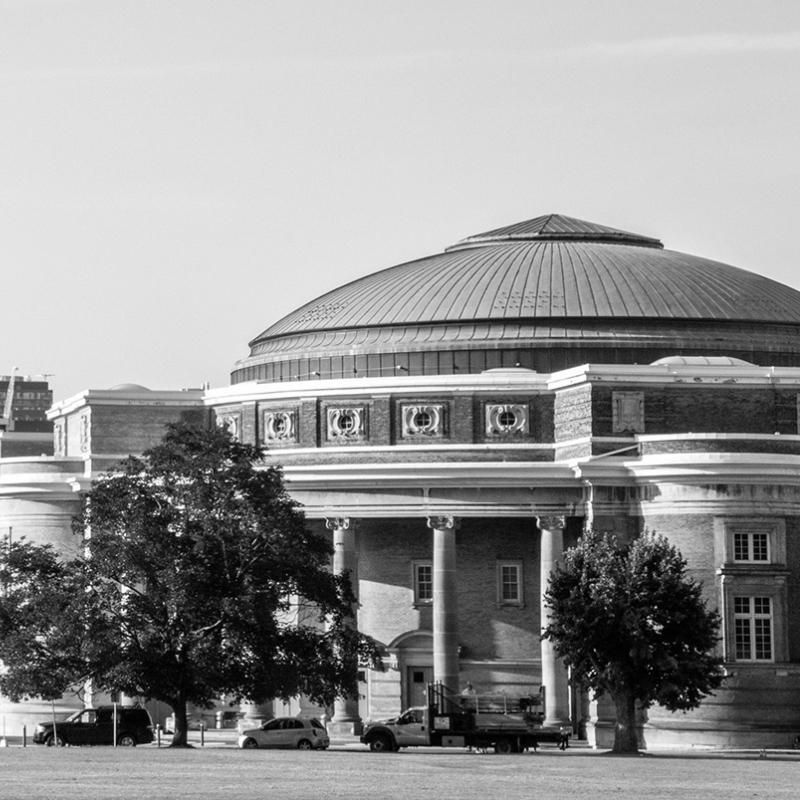
#> input picture A1/Soln/gray.jpg, 800 x 800 px
$ python A1_solutions.py
#> lines starting #> are read from the running program, lines starting #| are printed output that depends on the picture; after the words box and inside, x2 and y2 are one past the last pixel; in counts of white or black regions, pixels touching at a corner belong together
### A1/Soln/question_4.py
from typing import Tuple

import numpy as np
from PIL import Image


# ================== Helpers ==================
# [27 lines left out: functions load_image, save_image, not called in this run]


# ==================== Question 4 ====================
def zero_pad(img: np.ndarray, height: int, width: int) -> np.ndarray:
    """
    Zero pads an image with specified width and height

    :param img: the image to zero pad
    :param height: the height for the padding
    :param width: the width for the padding
    :return: the zero-padded image
    """
    if img.ndim == 3:
        img_h, img_w, num_channel = img.shape
        out_img = np.zeros((img_h + 2 * height, img_w + 2 * width, 3))
        out_img[height:img_h + height, width:img_w + width, :] = img
    else:
        img_h, img_w = img.shape
        out_img = np.zeros((img_h + 2 * height, img_w + 2 * width))
        out_img[height:img_h + height, width:img_w + width] = img
    return out_img


def my_correlation(img: np.ndarray, h: np.ndarray, mode: str) -> np.ndarray:
    """
    My implementation of the Correlation operator.

    Assumptions:
    filter h has odd number of rows and columns

    :param img: an np array that represents the input grayscale image
    :param h: an np array that represents a filter
    :param mode: the mode. Possible values are 'valid', 'same' or 'full'
    :return: the output image produced according to the mode
    """
    if mode not in ["valid", "same", "full"]:
        raise Exception("mode should have value of 'valid', 'same' or 'full'.")
    if img.ndim < 2 or img.ndim > 3:
        raise Exception("image dimension must be 2 or 3")

    h_h, h_w = h.shape
    half_h_h, half_h_w = h_h // 2, h_w // 2

    # Figure out the zero padding sizes according to mode
    if mode == "valid":
        padded_image = zero_pad(img, 0, 0)
        row_range = img.shape[0] - half_h_w * 2
        col_range = img.shape[1] - half_h_h * 2
    elif mode == "same":
        padded_image = zero_pad(img, half_h_h, half_h_w)
        row_range = img.shape[0]
        col_range = img.shape[1]
    else:  # full
        padded_image = zero_pad(img, h_h, h_w)
        row_range = padded_image.shape[0] - half_h_w * 2
        col_range = padded_image.shape[1] - half_h_h * 2

    if img.ndim == 2:
        out_img = np.zeros((row_range, col_range))
    else:  # 3 dimension
        out_img = np.zeros((row_range, col_range, 3))

    if img.ndim == 2:
        for i in range(0, row_range):
            for j in range(0, col_range):
                res = np.sum(padded_image[i: i + h_h,
                             j: j + h_w] * h)
                out_img[i][j] = res
    elif img.ndim == 3:
        for i in range(0, row_range):
            for j in range(0, col_range):
                for k in range(img.shape[2]):
                    res = np.sum(padded_image[i: i + h_h,
                                 j: j + h_w, k] * h)
                    out_img[i][j][k] = res

    return out_img


def my_convolution(img: np.ndarray, h: np.ndarray, mode: str) -> np.ndarray:
    """
    My implementation of the Convolution operator.

    Assumptions:
    filter h has odd number of rows and columns

    :param img: an np array that represents the input grayscale image
    :param h: an np array that represents a filter
    :param mode: the mode. Possible values are 'valid', 'same' or 'full'
    :return: the output image produced according to the mode
    """
    h = np.flip(h)
    return my_correlation(img, h, mode)


def my_portrait_mode(img: np.ndarray,
                     top_left: Tuple[int, int],
                     bottom_right: Tuple[int, int]) -> np.ndarray:
    """
    My implementation of the Portrait mode.

    Assumptions:
    filter h has odd number of rows and columns

    :param img: an np array that represents the input grayscale image
    :param top_left: top left coordinates of the focus rectangle
    :param bottom_right: bottom right coordinates of the focus rectangle
    :return: the output image produced by the portrait mode
    """
    orig_crop = img[top_left[0]: bottom_right[0], top_left[1]: bottom_right[1]]
    # a 3 * 3 filter was too weak. The effect was not obvious
    # blur_filter = 1 / 9 * np.ones((3, 3))
    blur_filter = 1 / 25 * np.ones((5, 5))
    out_img = my_convolution(img, blur_filter, "same")
    out_img[top_left[0]: bottom_right[0], top_left[1]: bottom_right[1]] = \
        orig_crop
    return out_img


# [43 lines that do not run on import are left out]

### A1/Soln/A1_solutions.py
from PIL import Image

from question_4 import *
from question_5 import *
from question_6 import *


def load_image(src_path: str) -> np.ndarray:
    """
    Loads a grayscale image from the src path into a np array.

    :param src_path: the path for the source image
    :return: the converted np array for the image
    """
    img = Image.open(src_path)
    return np.asarray(img, dtype="float32")


def save_image(np_data: np.ndarray, target_path: str) -> None:
    """
    Saves the np img to a file to the target path as a grayscale image.

    :param np_data: the np img
    :param target_path: the target file path
    :return: None
    """
    if np_data.ndim == 2:
        img = Image.fromarray(
            np.asarray(np.clip(np_data, 0, 255), dtype="uint8"), "L")
    elif np_data.ndim == 3:
        img = Image.fromarray(np_data.astype(np.uint8))
    else:
        raise Exception("np_data must be either 2 or 3 dimensional")

    img.save(target_path)


# ================== QUESTIONS ==================
def question_4() -> None:
    # print("{0} Question 4 {0}".format("=" * 20))
    # sharpen_filter = np.asarray([[0, 0, 0], [0, 2, 0], [0, 0, 0]]) - \
    #                  1 / 9 * np.ones((3, 3))
    # print(sharpen_filter)
    # for mode in ["valid", "same", "full"]:
    #     print("{0} {1} {0}".format("=" * 10, mode))
    #
    #     print("processing correlation")
    #     correlation_out_data = my_correlation(gray_img, sharpen_filter, mode)
    #     save_image(correlation_out_data,
    #                "out/4_correlation_{}.jpg".format(mode))
    #
    #     print("processing convolution")
    #     convolution_out_data = my_convolution(gray_img, sharpen_filter, mode)
    #     save_image(convolution_out_data,
    #                "out/4_convolution_{}.jpg".format(mode))
    q4c_out = my_portrait_mode(q4c_img, (125, 125), (300, 270))
    save_image(q4c_out, "out/4_c_out.jpg")


# [44 lines left out: functions question_5, question_6, not called in this run]


if __name__ == '__main__':
    gray_img = load_image("./gray.jpg")
#> in load_image, img is the input picture: PIL image 800x800 L; min 0, max 255, mean 149.1
    color_img = load_image("./color.jpg")
#> call 2 of load_image, with src_path = './color.jpg'
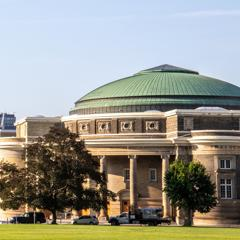
#> input picture A1/Soln/color.jpg, 240 x 240 px
#> in load_image, img is the input picture: PIL image 240x240 RGB; mean R, G, B 150.6, 150.1, 140.5
    q4c_img = load_image("./4_c_orig.jpg")
#> call 3 of load_image, with src_path = './4_c_orig.jpg'
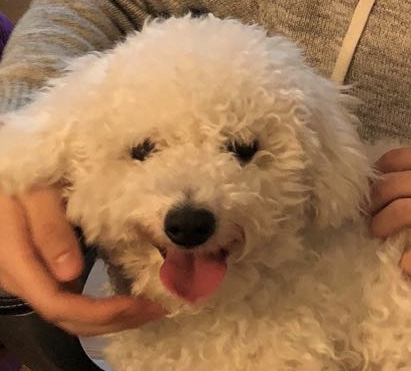
#> input picture A1/Soln/4_c_orig.jpg, 411 x 371 px
#> in load_image, img is the input picture: PIL image 411x371 RGB; mean R, G, B 159.6, 119.6, 84.3

    question_4()
#> in my_portrait_mode, `orig_crop = img[top_left[0]: bottom_right[0], top_left[1]: bottom_righ..`:
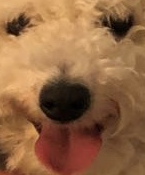
#> orig_crop: shape (175, 145, 3) float32; mean R, G, B 145.5, 102.5, 67.8
#> in zero_pad, `out_img[height:img_h + height, width:img_w + width, :] = img`:
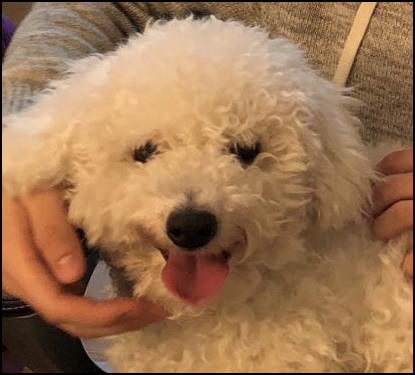
#> out_img: shape (375, 415, 3) float64; mean R, G, B 156.4, 117.1, 82.6
#> after the loop in my_correlation, `for i in range(0, row_range):`:
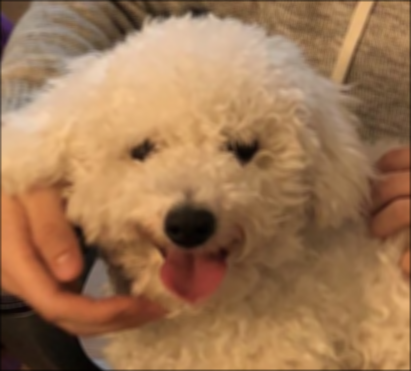
#> out_img: shape (371, 411, 3) float64; mean R, G, B 158.7, 118.9, 83.9
#> in my_portrait_mode, `out_img[top_left[0]: bottom_right[0], top_left[1]: bottom_right[1]] = ..`: out_img: shape (371, 411, 3) float64; 16.64% of pixels changed, all inside (x1, y1, x2, y2) = (125, 125, 270, 300)

    # question_5()

    # question_6()
